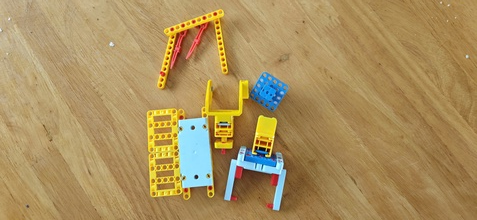
#> input picture lesson_4/images/sample.jpg, 477 x 220 px, shrunk from 2560 x 1181 before the run, found by its file name
$ python edge_quality_assessment.py   (older library calls are emulated)
#> lines starting #> are read from the running program, lines starting #| are printed output that depends on the picture; after the words box and inside, x2 and y2 are one past the last pixel; in counts of white or black regions, pixels touching at a corner belong together
import cv2
import numpy as np
import os
import matplotlib.pyplot as plt

def danh_gia_bien(edges):
    """
    Đánh giá chất lượng biên dựa trên đặc điểm hình học:
    Mật độ, Độ liên tục và Độ mỏng.
    """
    # Đảm bảo ảnh ở dạng nhị phân (0 hoặc 1)
    binary_edges = (edges > 0).astype(np.uint8)
    so_pixel_bien = np.sum(binary_edges)
    tong_pixel = binary_edges.size

    # 1. Mật độ biên (Density)
    mat_do = (so_pixel_bien / tong_pixel) * 100

    # 2. Tính toán lân cận (Sử dụng kernel 3x3 để đếm số hàng xóm của mỗi pixel biên)
    kernel = np.array([[1, 1, 1],
                       [1, 0, 1],
                       [1, 1, 1]], dtype=np.uint8)

    # neighbor_count[i,j] sẽ chứa số lượng pixel biên xung quanh pixel (i,j)
    neighbor_count = cv2.filter2D(binary_edges, -1, kernel)

    # 3. Độ liên tục (Continuity)
    # Tỉ lệ pixel biên có ít nhất 1 pixel biên khác đứng cạnh
    pixel_co_lan_can = np.sum((binary_edges == 1) & (neighbor_count > 0))
    do_lien_tuc = (pixel_co_lan_can / max(so_pixel_bien, 1)) * 100

    # 4. Độ mỏng (Thinness)
    # Canny chuẩn sẽ có độ mỏng cao (pixel biên thường chỉ có tối đa 2 lân cận: trước và sau)
    pixel_mong = np.sum((binary_edges == 1) & (neighbor_count <= 2))
    do_mong = (pixel_mong / max(so_pixel_bien, 1)) * 100

    return {
        "mat_do": mat_do,
        "do_lien_tuc": do_lien_tuc,
        "do_mong": do_mong,
        "so_pixel_bien": so_pixel_bien,
    }

# === CHƯƠNG TRÌNH CHÍNH ===
img_path = "images/sample.jpg"
if not os.path.exists(img_path):
    print("Lỗi: Không tìm thấy ảnh mẫu.")
    exit()

img = cv2.imread(img_path, cv2.IMREAD_GRAYSCALE)
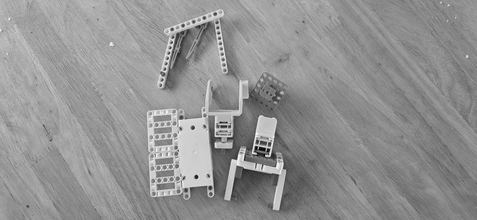
#> img: shape (220, 477); min 0, max 253, mean 145.8
img_blur = cv2.GaussianBlur(img, (5, 5), 1.0)

# Mảng lưu ảnh và tiêu đề để trực quan hóa
images_to_show = [img]
titles_to_show = ["Ảnh Gốc"]

# In tiêu đề bảng so sánh
print(f"{'Phương pháp':<25}{'Mật độ':>10}{'Liên tục':>12}{'Độ mỏng':>10}")
print("-" * 60)

# Thử nghiệm với Canny (các ngưỡng khác nhau)
for t_low, t_high in [(30, 60), (50, 150), (100, 200)]:
    edges = cv2.Canny(img_blur, t_low, t_high)
    res = danh_gia_bien(edges)
    label = f"Canny ({t_low}, {t_high})"
    print(f"{label:<25}{res['mat_do']:>9.2f}%{res['do_lien_tuc']:>11.1f}%{res['do_mong']:>9.1f}%")
    images_to_show.append(edges)
    titles_to_show.append(label)
#> this loop made 3 passes
#> (so_pixel_bien in danh_gia_bien, mat_do in danh_gia_bien, pixel_co_lan_can in danh_gia_bien, do_lien_tuc in danh_gia_bien, pixel_mong in danh_gia_bien, do_mong in danh_gia_bien) on passes 1 to 3: (9559, 9.11, 9537, 99.77, 3187, 33.34), (3414, 3.25, 3414, 100, 1821, 53.34), (2568, 2.45, 2568, 100, 1525, 59.38)
#| Canny (30, 60)                9.11%       99.8%     33.3%
#| Canny (50, 150)               3.25%      100.0%     53.3%
#| Canny (100, 200)              2.45%      100.0%     59.4%
#> pass 1, `edges = cv2.Canny(img_blur, t_low, t_high)`:
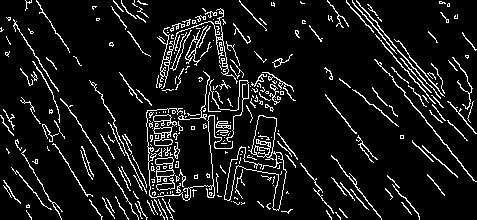
#> edges: shape (220, 477); 9.1% white in thin lines or dots
#> pass 1, in danh_gia_bien, `neighbor_count = cv2.filter2D(binary_edges, -1, kernel)`:
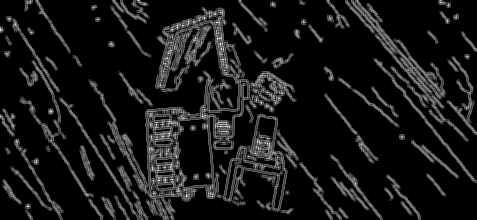
#> neighbor_count: shape (220, 477); min 0, max 8, mean 0.729; drawn with min black and max white
#> after the loop:
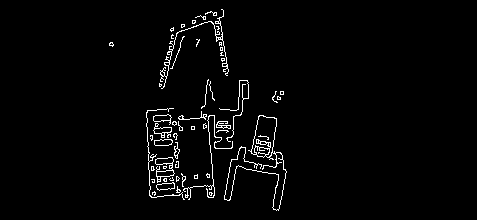
#> edges: shape (220, 477); 2.4% white in thin lines or dots, all inside (x1, y1, x2, y2) = (109, 9, 287, 211)
#> after the loop, images_to_show = 4 items; titles_to_show = ['Ảnh Gốc', 'Canny (30, 60)', 'Canny (50, 150)', 'Canny (100, 200)']

# Thử nghiệm với Sobel (để thấy sự khác biệt về độ mỏng)
sobel_x = cv2.Sobel(img_blur, cv2.CV_64F, 1, 0, ksize=3)
sobel_y = cv2.Sobel(img_blur, cv2.CV_64F, 0, 1, ksize=3)
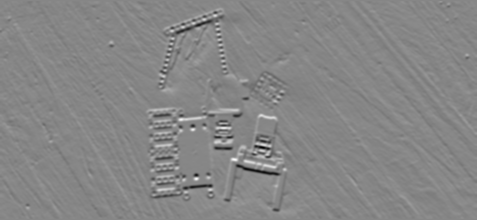
#> sobel_y: shape (220, 477) float64; min -429, max 383, mean -0.9; drawn with min black and max white
magnitude = np.sqrt(sobel_x**2 + sobel_y**2)
edges_sobel = (magnitude > 50).astype(np.uint8) * 255
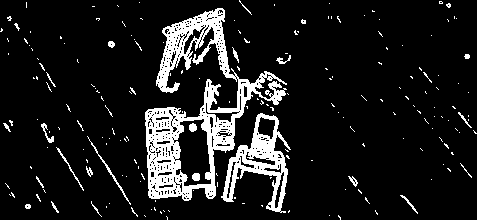
#> edges_sobel: shape (220, 477); 11.2% white; 194 white regions (171 under 20 px), largest, box (x1, y1, x2, y2) and area: (145, 8, 287, 201) 7721, (221, 113, 291, 213) 2285, (87, 136, 131, 205) 142

res_s = danh_gia_bien(edges_sobel)
#> in danh_gia_bien (call 4), `so_pixel_bien = np.sum(binary_edges)`: so_pixel_bien = 11767
#> in danh_gia_bien (call 4), `mat_do = (so_pixel_bien / tong_pixel) * 100`: mat_do = 11.21
#> in danh_gia_bien (call 4), `neighbor_count = cv2.filter2D(binary_edges, -1, kernel)`:
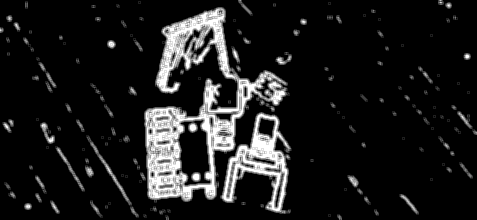
#> neighbor_count: shape (220, 477); min 0, max 8, mean 0.897; drawn with min black and max white
#> in danh_gia_bien (call 4), `pixel_co_lan_can = np.sum((binary_edges == 1) & (neighbor_count > 0))`: pixel_co_lan_can = 11725
#> in danh_gia_bien (call 4), `do_lien_tuc = (pixel_co_lan_can / max(so_pixel_bien, 1)) * 100`: do_lien_tuc = 99.64
#> in danh_gia_bien (call 4), `pixel_mong = np.sum((binary_edges == 1) & (neighbor_count <= 2))`: pixel_mong = 474
#> in danh_gia_bien (call 4), `do_mong = (pixel_mong / max(so_pixel_bien, 1)) * 100`: do_mong = 4.03
#> res_s = {'mat_do': 11.21, 'do_lien_tuc': 99.64, 'do_mong': 4.03, 'so_pixel_bien': 11767}
print(f"{'Sobel (T=50)':<25}{res_s['mat_do']:>9.2f}%{res_s['do_lien_tuc']:>11.1f}%{res_s['do_mong']:>9.1f}%")
#| Sobel (T=50)                 11.21%       99.6%      4.0%

images_to_show.append(edges_sobel)
titles_to_show.append("Sobel (T=50)")

print("\n> Ghi chú Tutorial:")
print("  - Mật độ quá cao (>20%): Ảnh bị nhiễu.")
print("  - Độ mỏng thấp (<80%): Biên bị dày, không chuẩn (như Sobel).")
print("  - Liên tục thấp (<70%): Biên bị đứt gãy quá nhiều.")

# === TRỰC QUAN HÓA VÀ LƯU KẾT QUẢ ===
output_dir = "output"
os.makedirs(output_dir, exist_ok=True)

fig, axes = plt.subplots(1, len(images_to_show), figsize=(18, 4))
for ax, image, title in zip(axes, images_to_show, titles_to_show):
    ax.imshow(image, cmap="gray")
    ax.set_title(title)
    ax.axis("off")
#> this loop made 5 passes
#> title on passes 1 to 5: 'Ảnh Gốc', 'Canny (30, 60)', 'Canny (50, 150)', 'Canny (100, 200)', 'Sobel (T=50)'

plt.tight_layout()
out_path = os.path.join(output_dir, "edge_quality_assessment_result.jpg")
plt.savefig(out_path, dpi=300, bbox_inches='tight')
print(f"\nĐã lưu ảnh trực quan hóa tại: {out_path}")
plt.show()
